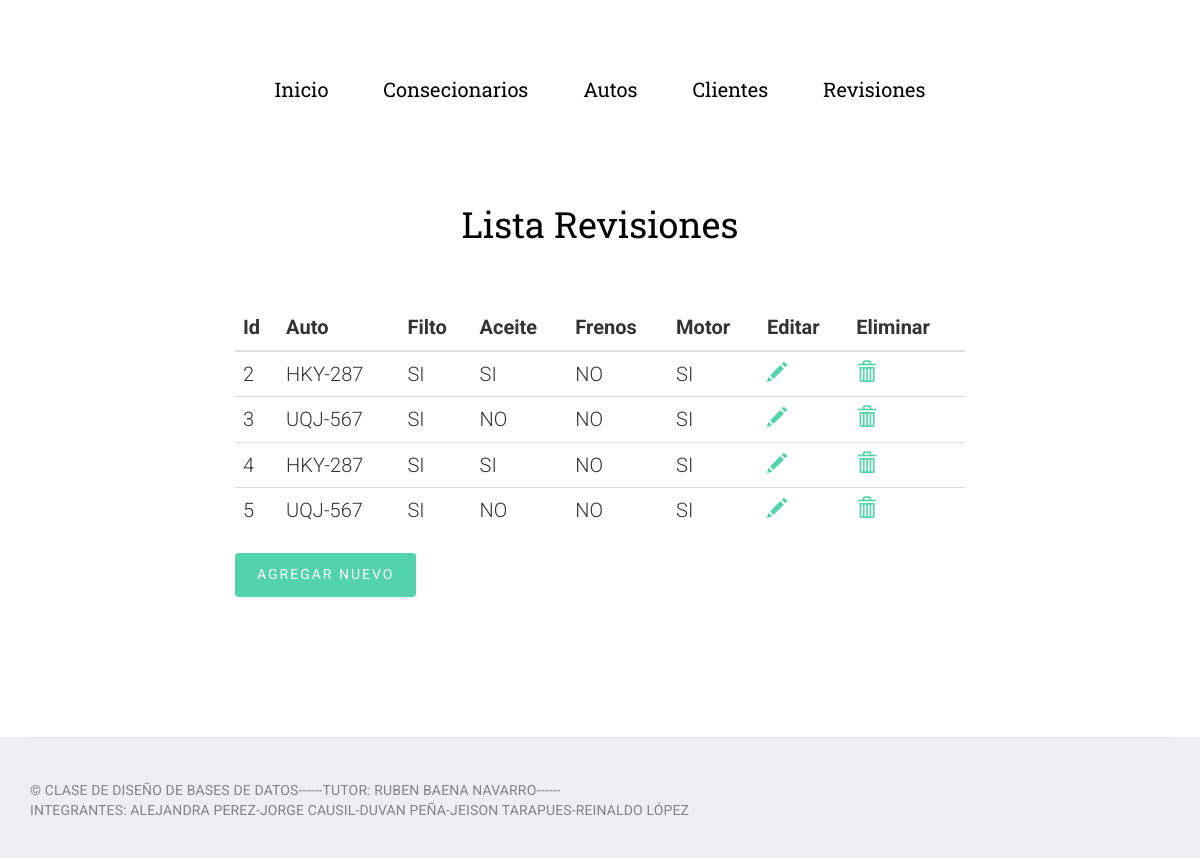
Before: /lista/revision/ with the older database file.
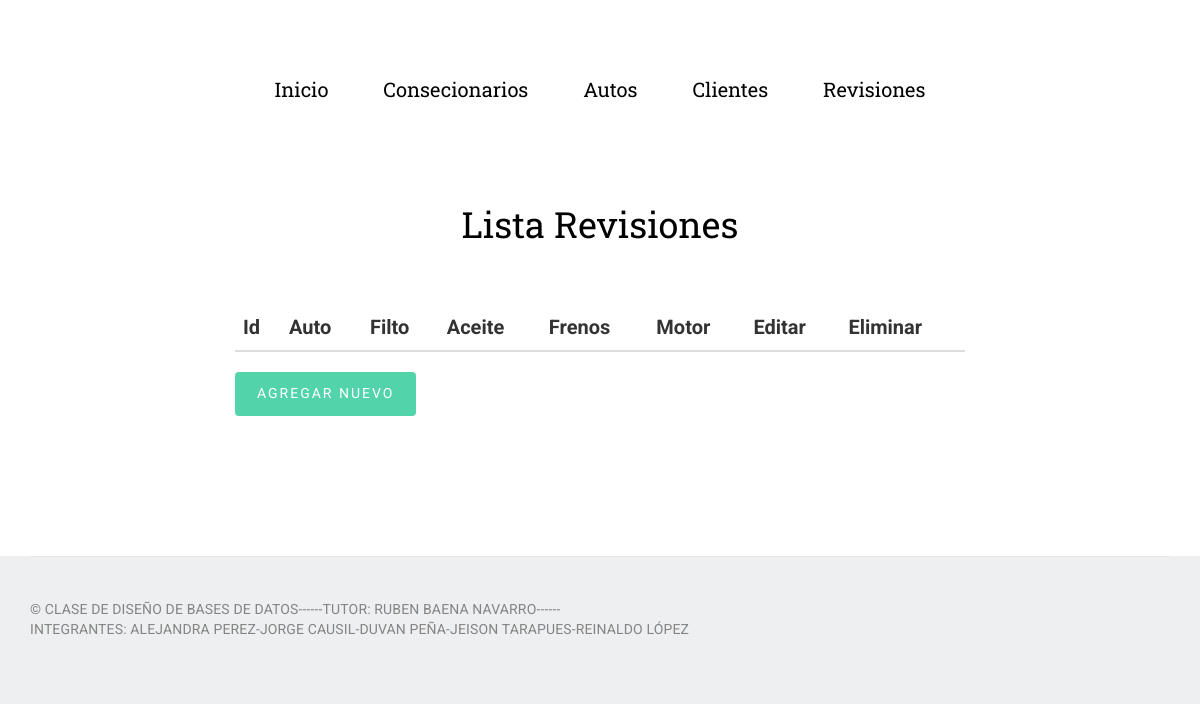
After: the same page with the newer database file.
### venta/models.py (models this page shows, shortened)
class Revision(models.Model):
    Estado = (
            ('SI','SI'),
            ('NO','NO')
    )
    auto = models.ForeignKey(Auto)
    filtro = models.CharField(max_length=50,choices=Estado)
    aceite = models.CharField(max_length=50,choices=Estado)
    frenos = models.CharField(max_length=50,choices=Estado)
    motor = models.CharField(max_length=50,choices=Estado)

class Auto(models.Model):
    Color = (
                ('Verde', 'Verde'),
                ('Azul', 'Azul'),
                ('Rojo', 'Rojo'),
                ('Amarillo', 'Amarillo'),
          )
    marca = models.CharField(max_length=50)
    tipo =  models.CharField(max_length=50)
    modelo = models.CharField(max_length=50)
    consecionario = models.ForeignKey(Consecionario)
    matricula =  models.CharField(max_length=25)
    color = models.CharField(max_length=50,choices=Color)

### venta/views.py (the view)
# urls.py: url(r'^lista/revision/$', 'venta.views.lista_revision', name='lista-revision'),
def lista_revision(request):
    a =Revision.objects.all()
    return render(request,'venta/lista_revision.html',{'a':a})

### venta/templates/venta/lista_revision.html (shortened to what this page needs)
{% extends 'core/base_admin.html' %}
{% block contenido %}
  <section id="intro" style="height: 100px;">
                                        <div class="container">
                                        <div class="row">
                                          <div class="col-lg-6 col-lg-offset-3 col-md-8 col-md-offset-2 text-center">
                                            <div class="intro animate-box">
                                              <h1>Lista Revisiones</h1>
                                            </div>
                                          </div>
                                          </div>
                                              </section>
                                                  <main id="main">
                                                  <div class="container">
                                            <div class="col-md-8 col-md-offset-2 animate-box">
                                                  <div class="table-responsive">
                                              <table class="table .table-hover">
                                                  <thead>
                                                      <tr>
                                                        <th>Id</th>
                                                        <th>Auto</th>
                                                        <th>Filto</th>
                                                        <th>Aceite</th>
                                                        <th>Frenos</th>
                                                        <th>Motor</th>
                                                        <th>Editar</th>
                                                        <th>Eliminar</th>
                                                      </tr>
                                                  </thead>
                                                  <tbody>
                                                    {% for i in a %}
                                                      <tr>
                                                        <td>{{i.id}}</td>
                                                        <td>{{i.auto.matricula}}</td>
                                                        <td>{{i.filtro}}</td>
                                                        <td>{{i.aceite}}</td>
                                                        <td>{{i.frenos}}</td>
                                                        <td>{{i.motor}}</td>
                                                        <td> <a href="{% url "modificar-revision" i.id %}"> <span class="glyphicon glyphicon-pencil" aria-hidden="true"></span></a> </td>
                                                        <td> <a href="{% url "eliminar-revision" i.id %}"> <span class="glyphicon glyphicon-trash" aria-hidden="true"></span> </a>  </td>
                                                      </tr>
                                                    {% endfor %}
                                                          </tbody>
                                                          </table>
                                                        </div>
                                                        <a href="{% url "nueva-revision" %}">  <button type="button" class="btn btn-primary">Agregar Nuevo</button></a>
                                                          </div>
                                                    </div>
                                                </div>
{% endblock %}

### core/templates/core/base_admin.html (shortened to what this page needs)
{% load static%}
<!DOCTYPE html>
 <html class="no-js">
	<head>
	<link rel="stylesheet" href="{%static "css/animate.css"%}">
	<link rel="stylesheet" href="{%static "css/icomoon.css"%}">
	<link rel="stylesheet" href="{%static "css/bootstrap.css"%}">
	<link rel="stylesheet" href="{%static "css/style.css"%}">
	</head>
	<body>
	<div class="box-wrap">
		<header role="banner" id="fh5co-header">
			<div class="container">
				<nav class="navbar navbar-default">
					<div class="row">
						<div class="col-md-3">
						</div>
						<div class="col-md-12">
							<ul class="nav text-center">
								<li><a href="{% url "inicio" %}">Inicio</a></li>
								<li><a href="{% url "lista-consecionario" %}">Consecionarios</a></li>
								<li><a href="{% url "lista-autos" %}">Autos</a></li>
								<li><a href="{% url "lista-cliente" %}">Clientes</a></li>
								<li><a href="{% url "lista-revision" %}">Revisiones</a></li>
							</ul>
						</div>
						<div class="col-md-3">
						</div>
					</div>
				</nav>
		  </div>
		</header>
		{% block contenido %}
		{% endblock  %}
		<footer id="footer" role="contentinfo">
			<div class="container">
				<div class="row">
					<div class="col-md-12 text-center ">
						<div class="footer-widget border"><p class="pull-left"><small>&copy; Clase de Diseño de bases de datos------                   </small></p>
						<p class="pull-left"><small>              TUTOR: RUBEN BAENA NAVARRO------ </small></p>
						<p class="pull-left"><small>              INTEGRANTES: ALEJANDRA PEREZ-JORGE CAUSIL-DUVAN PEÑA-JEISON TARAPUES-REINALDO LÓPEZ</small></p>
					</div>
					</div>
				</div>
			</div>
		</footer>
	</body>
</html>

### core/static/css/style.css (style rules this page uses)
body { font-family: "Roboto", Arial, sans-serif; line-height: 1.8; font-size: 20px; background: #eeeff0; font-weight: 300; }
a { color: #52d3aa; -webkit-transition: 0.5s; -o-transition: 0.5s; transition: 0.5s; }
p { margin-bottom: 1.5em; font-size: 20px; color: #848484; font-weight: 300; font-family: "Roboto", Arial, sans-serif; }
h1, h2, h3, h4, h5, h6 { color: #000; font-family: "Roboto Slab", Arial, sans-serif; font-weight: 400; margin: 0 0 30px 0; }
.box-wrap { background: #fff; max-width: 1300px; margin: 0 auto; }
#fh5co-header { padding-top: 70px; padding-bottom: 0; margin-bottom: 80px; }
#fh5co-header .navbar-default { border: transparent; background: #fff; }
#fh5co-header .navbar { padding: 0; margin: 0; }
#fh5co-header .nav { width: 100%; }
#fh5co-header .nav li { font-size: 20px; display: inline-block; margin-left: 50px; }
#fh5co-header .nav li:first-child { margin-left: 0; }
#fh5co-header .nav li a { font-family: "Roboto Slab", Arial, sans-serif; color: black; position: relative; font-weight: 400; -webkit-transition: 0.5s; -o-transition: 0.5s; transition: 0.5s; padding: 0; }
#intro, #work, #product, #about, #services { padding-bottom: 5em; }
#main { padding-bottom: 7em; }
footer p { line-height: 1; }
footer .border { border-top: 1px solid #e6e6e6; padding: 2em 0; float: left; width: 100%; }
footer p { margin-bottom: 0; }
footer small { text-transform: uppercase; font-weight: 400; font-size: 14px; letter-spacing: .01em; font-family: "Roboto", Arial, sans-serif; }
.btn { -webkit-transition: 0.3s; -o-transition: 0.3s; transition: 0.3s; }
.btn { text-transform: uppercase; letter-spacing: 2px; -webkit-transition: 0.3s; -o-transition: 0.3s; transition: 0.3s; }
.btn.btn-primary { background: #52d3aa; color: #fff; border: none !important; border: 2px solid transparent !important; }
.js .animate-box { opacity: 0; }

Changed rows visible on the page:
removed Revision: id "2", auto.matricula "HKY-287", filtro "SI", aceite "SI", frenos "NO", motor "SI"
removed Revision: id "3", auto.matricula "UQJ-567", filtro "SI", aceite "NO", frenos "NO", motor "SI"
removed Revision: id "4", auto.matricula "HKY-287", filtro "SI", aceite "SI", frenos "NO", motor "SI"
removed Revision: id "5", auto.matricula "UQJ-567", filtro "SI", aceite "NO", frenos "NO", motor "SI"
